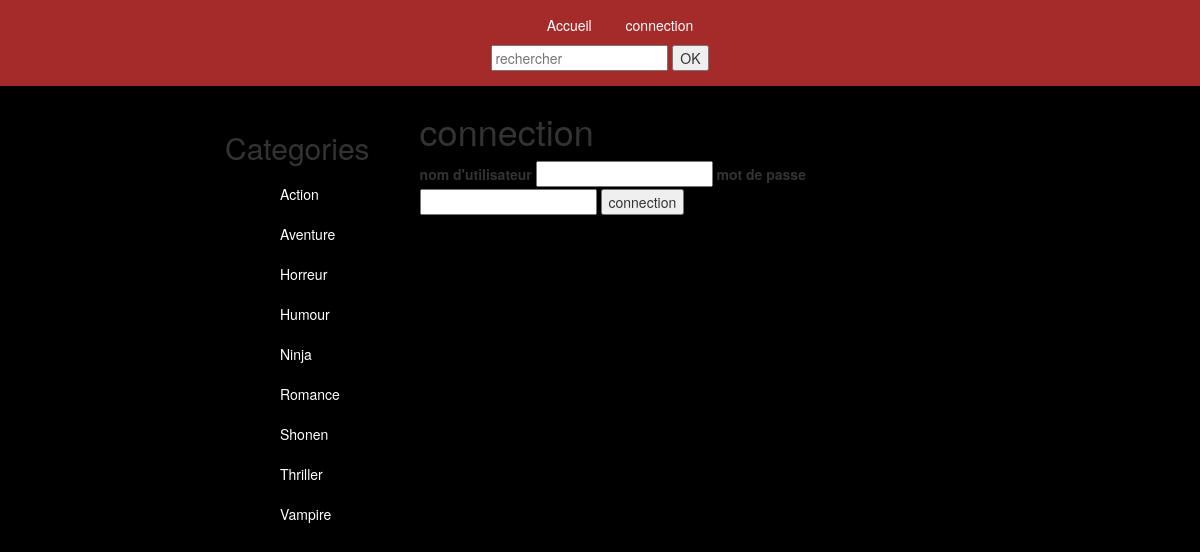
The app's page /index.php?action=login with its own data.
### tables this page shows
CREATE TABLE `category` (
  `ID` int(11) NOT NULL,
  `category` varchar(255) NOT NULL
);

### model/ViewManager.php (called while the page is built, shortened)
<?php
class ViewManager extends Manager{
	public function category(){
		$db = $this->dbConnect();
		$req = $db->query('SELECT * FROM category ORDER BY category');
		return $req;
	}
}

### controller/frontend.php (called while the page is built, shortened)
<?php
require_once('model/ViewManager.php');
function user()
{
    $viewManager = new ViewManager();
    $category = $viewManager->category();
    require('view/frontend/ViewFormulaireLog.php');
}

### view/frontend/ViewFormulaireLog.php (the view, shortened to what this page needs)
<?php
while ($data = $category->fetch()) {
    ?>
<li><a href="index.php?action=selectCategory&amp;id=<?= $data['ID'] ?>"><?= $data['category'] ?></a></li>
<?php
}
?>
<h1> connection </h1>
<form action="index.php?action=login " method="post">
    <label for="username">nom d'utilisateur</label>
    <input type="text" name="identifiant" id="username">
    <label for="password">mot de passe</label>
    <input type="password" name="mot_de_passe" id="password">
    <button class="connection" type="submit" id="connection">
        connection
    </button>
</form>
<?php $body = ob_get_clean();
include('template.php') ?>

### public/css/style.css (style rules this page uses)
body { background: black !important; color: #fff; }
#menu li { list-style-type: none; padding: 10px 0; }
#menu li a { color: #fff; text-decoration: none; padding: 15px; border-radius: 5px; }

### records on screen
category: category "Action"
category: category "Aventure"
category: category "Horreur"
category: category "Humour"
category: category "Ninja"
category: category "Romance"
category: category "Shonen"
category: category "Thriller"
category: category "Vampire"
